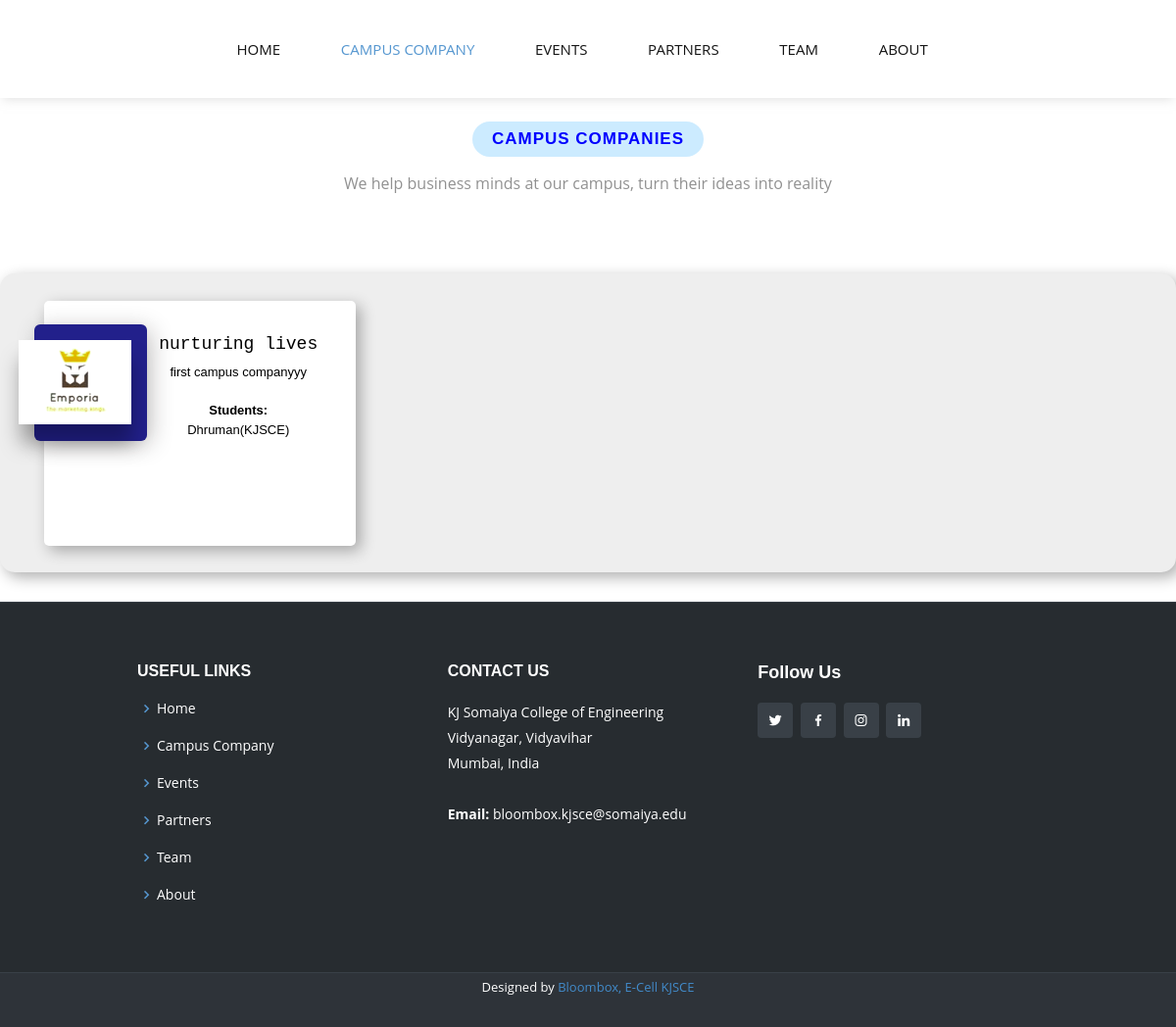
The app's page /campus with its own data.
### bb_app/models.py (models this page shows)
class Campus(models.Model):
    name=models.CharField(max_length=100)
    image=models.ImageField(upload_to='images/campus-company/cc-logos',blank=True, null=True)
    students=models.TextField()
    description=models.TextField()

### bb_app/views.py (the view)
# urls.py: path('campus',views.campus,name="campus"),
def campus(request):
    companies=Campus.objects.all()
    context={'companies':companies}
    return render(request,"campus-companies.html",context)

### templates/campus-companies.html (shortened to what this page needs)
<!DOCTYPE html>
{% load static %}
<html>
<head>
    <link href="{% static 'styles/basic/preloader.css' %}" rel="stylesheet">
    <link href="{% static 'styles/basic/aos.css' %}" rel="stylesheet">
    <link href="{% static 'styles/basic/bootstrap.min.css' %}" rel="stylesheet">
    <link href="{% static 'styles/basic/icofont/icofont.min.css' %}" rel="stylesheet">
    <link href="{% static 'styles/basic/boxicons/css/boxicons.min.css' %}" rel="stylesheet">
    <link href="{% static 'styles/basic/owl.carousel.min.css' %}" rel="stylesheet">
    <link href="{% static 'styles/css/navbarcss.css' %}" rel="stylesheet">
    <link href="{% static 'styles/css/footercss.css' %}" rel="stylesheet">
    <link href="{% static 'styles/css/campus-companies.css' %}" rel="stylesheet">
    <link href="{% static 'styles/css/indexpage.css' %}" rel="stylesheet">
</head>
<body>
    <header id="header" class="d-flex align-items-center">
        <div class="container">
            <nav class="nav-menu d-none d-lg-block">
                <ul class="nav-inner">
                    <li><a href="{% url 'index' %}">Home<i class="icofont-home"></i></a></li>
                    <li class="active"><a href="{% url 'campus' %}">Campus Company<i class="icofont-company"></i></a></li>
                    <li><a href="{% url 'events' %}">Events<i class="icofont-brand-slideshare"></i></a></li>
                    <li><a href="{% url 'partners' %}">Partners<i class="icofont-handshake-deal"></i></a></li>
                    <li><a href="{% url 'team' %}">Team<i class="icofont-people"></i></a></li>
                    <li><a href="{% url 'about' %}">About<i class="icofont-question"></i></a></li>
                </ul>
            </nav>
        </div>
    </header>
    <br>
    <div class="section-title">
        <h2>Campus Companies</h2>
        <p>We help business minds at our campus, turn their ideas into reality</p>
    </div>
    <div class='container-fluid companies'>
        <div class='row'>
            {% for company in companies %}
            <div class="col-md-6 col-sm-12 col-xs-12 col-lg-4">
                <div class='event-content'>
                    <div class='row'>
                        <div class='col-md-4 col-lg-3'>
                            <div class='event-photo'>
                                <div class='event-photo-container'>
                                    <div class='event-photo-main'>
                                        <img class="imageTop" src="{{ company.image.url }}" alt="green apple slice">
                                    </div>
                                </div>
                            </div>
                        </div>
                        <div class='col-lg-9 col-md-8'>
                            <div class='event-info'>
                                <div class='event-title'>
                                    <h1>{{ company.name }}</h1>
                                </div>
                                <div class="description">
                                    <div class="desc-content">{{company.description}}</div>
                                    <br>
                                    <div class="student"><b>Students:</b><br>
                                    <span>{{company.students}}</span></div>
                                </div>
                            </div>
                        </div>
                    </div>
                </div>
            </div>
            {% endfor %}
        </div>
      </div>
    <footer id="footer">
        <div class="footer-top">
            <div class="container">
                <div class="row justify-content-center">
                    <div class="col-xl-10">
                        <div class="row">
                            <div class="col-lg-4 col-md-6 footer-links">
                                <h4>Useful Links</h4>
                                <ul>
                                    <li><i class="bx bx-chevron-right"></i> <a href="{% url 'index' %}">Home</a></li>
                                    <li><i class="bx bx-chevron-right"></i><a href="{% url 'campus' %}">Campus Company</a></li>
                                    <li><i class="bx bx-chevron-right"></i><a href="{% url 'events' %}">Events</a></li>
                                    <li><i class="bx bx-chevron-right"></i><a href="{% url 'partners' %}">Partners</a></li>
                                    <li><i class="bx bx-chevron-right"></i><a href="{% url 'team' %}">Team</a></li>
                                    <li><i class="bx bx-chevron-right"></i><a href="{% url 'about' %}">About</a></li>
                                </ul>
                            </div>
                            <div class="col-lg-4 col-md-6 footer-contact">
                                <h4>Contact Us</h4>
                                <p>
                                    KJ Somaiya College of Engineering<br>Vidyanagar, Vidyavihar<br> Mumbai, India
                                    <br><br>
                                    <strong>Email:</strong> bloombox.kjsce@somaiya.edu
                                    <br>
                                </p>
                            </div>
                            <div class="col-lg-4 col-md-6 footer-info">
                                <h3>Follow Us</h3>
                                <div class="social-links mt-3">
                                    <a href="https://twitter.com/bloombox_kjsce" class="twitter"><i class="bx bxl-twitter"></i></a>
                                    <a href="https://www.facebook.com/bloomboxkjsce/" class="facebook"><i class="bx bxl-facebook"></i></a>
                                    <a href="https://www.instagram.com/bloombox_kjsce/" class="instagram"><i class="bx bxl-instagram"></i></a>
                                    <a href="https://www.linkedin.com/company/bloombox-e-cell-kjsce" class="linkedin"><i class="bx bxl-linkedin"></i></a>
                                </div>
                            </div>
                        </div>
                    </div>
                </div>
            </div>
        </div>
        <div class="container">
            <div class="credits">
                Designed by<a href="#"> Bloombox, E-Cell KJSCE</a>
            </div>
        </div>
    </footer>
</body>
</html>

### static/styles/css/navbarcss.css (style rules this page uses)
#header { height: 100px; transition: all 0.5s; z-index: 997; transition: all 0.5s; background: #fff; box-shadow: 0 4px 10px -3px rgba(191, 191, 191, 0.5); }
.nav-menu { width: 100%; }
.nav-menu, .nav-menu * { margin: 0; padding: 0; list-style: none; }
.nav-menu > ul > li { position: relative; white-space: nowrap; float: left; }
.nav-menu .nav-inner { display: flex; justify-content: center; align-items: center; }
.nav-menu a { display: block; position: relative; color: #151515; padding: 15px 25px; transition: 0.3s; font-size: 15px; text-transform: uppercase; font-family: "Open Sans", sans-serif; }
.nav-menu a:hover, .nav-menu .active > a, .nav-menu li:hover > a { color: #5697d0; text-decoration: none; }
.mobile-nav { position: fixed; top: 55px; right: 15px; bottom: 15px; left: 15px; z-index: 9999; overflow-y: auto; background: #fff; transition: ease-in-out 0.2s; opacity: 0; visibility: hidden; border-radius: 10px; padding: 10px 0; }
.mobile-nav * { margin: 0; padding: 0; list-style: none; }
.mobile-nav a { display: block; position: relative; color: #151515; padding: 10px 20px; font-weight: 500; outline: none; }
.mobile-nav a:hover, .mobile-nav .active > a, .mobile-nav li:hover > a { color: #5697d0; text-decoration: none; }

### static/styles/css/footercss.css (style rules this page uses)
#footer { background: #2e3339; padding: 0 0 30px 0; color: #fff; font-size: 14px; }
#footer .footer-top { background: #272c30; border-top: 1px solid #394047; border-bottom: 1px solid #394047; padding: 60px 0 30px 0; }
#footer .footer-top .footer-info { margin-bottom: 30px; }
#footer .footer-top .footer-info h3 { font-size: 18px; margin: 0 0 20px 0; padding: 2px 0 2px 0; line-height: 1; font-weight: 700; }
#footer .footer-top .social-links a { font-size: 16px; display: inline-block; background: #394047; color: #fff; line-height: 1; padding: 10px 0; margin-right: 4px; border-radius: 4px; text-align: center; width: 36px; height: 36px; transition: 0.3s; }
#footer .footer-top h4 { font-size: 16px; font-weight: bold; color: #fff; text-transform: uppercase; position: relative; padding-bottom: 12px; }
#footer .footer-top .footer-links { margin-bottom: 30px; }
#footer .footer-top .footer-links ul { list-style: none; padding: 0; margin: 0; }
#footer .footer-top .footer-links ul i { padding-right: 2px; color: #5697d0; font-size: 18px; line-height: 1; }
#footer .footer-top .footer-links ul li { padding: 10px 0; display: flex; align-items: center; }
#footer .footer-top .footer-links ul li:first-child { padding-top: 0; }
#footer .footer-top .footer-links ul a { color: #fff; transition: 0.3s; display: inline-block; line-height: 1; }
#footer .footer-top .footer-contact { margin-bottom: 30px; }
#footer .footer-top .footer-contact p { line-height: 26px; }
#footer .credits { padding-top: 5px; text-align: center; font-size: 13px; color: #fff; }

### records on screen
Campus: image (picture), name "nurturing lives", description "first campus companyyy", students "Dhruman(KJSCE)"
